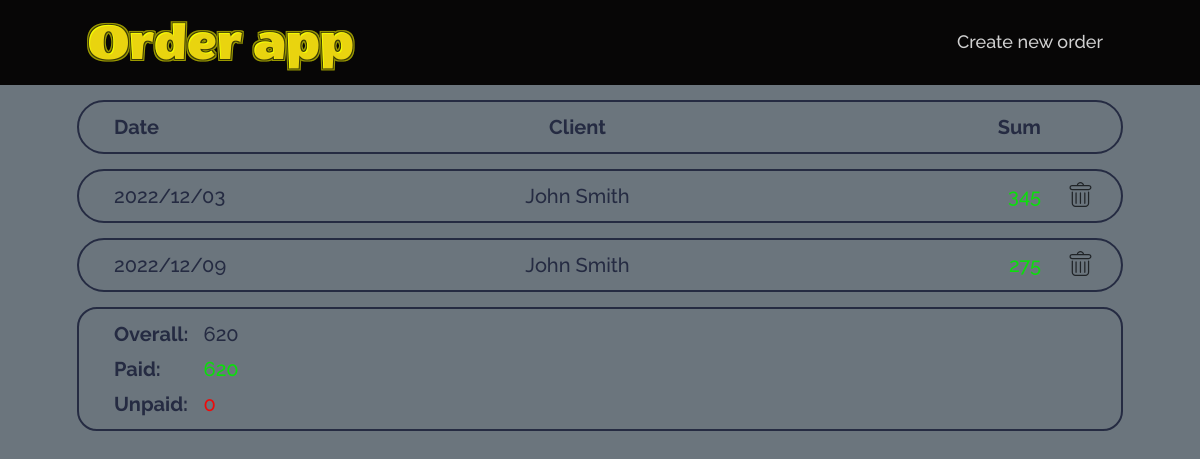
Page /index.php?id=1 on the committed database.
### tables this page shows
CREATE TABLE `order` (
  `id` int NOT NULL AUTO_INCREMENT,
  `date` datetime DEFAULT NULL,
  `description` text,
  `sum` double DEFAULT NULL,
  `paid` tinyint(1) DEFAULT NULL,
  `user_id` int DEFAULT NULL,
  PRIMARY KEY (`id`),
  KEY `order_user_id_fk` (`user_id`),
  CONSTRAINT `order_user_id_fk` FOREIGN KEY (`user_id`) REFERENCES `user` (`id`)
);

CREATE TABLE `user` (
  `id` int NOT NULL AUTO_INCREMENT,
  `name` text,
  `address` text,
  `phone` text,
  `client` tinyint(1) DEFAULT NULL,
  PRIMARY KEY (`id`)
);

### functions.php (called while the page is built, shortened)
<?php
require_once('connect.php');
function fetch_all_orders($id){
  global $db;
  if($id) {
    $query = "select o.id, o.date, o.sum, o.paid, o.user_id, u.name from `order` o join user u on o.user_id = u.id where o.user_id = '$id' ";
  } else {
    $query = 'select o.id, o.date, o.sum, o.paid, u.name from `order` o join user u on o.user_id = u.id order by o.date desc, o.id desc';
  }
  $res = mysqli_query($db, $query);
  return mysqli_fetch_all($res, MYSQLI_ASSOC);
}

### index.php (the view, shortened to what this page needs)
<?php require 'inc/header.php'?>
  <?php $orders = fetch_all_orders($_GET['id']); ?>
  <?php if(!empty($orders)): ?>
    <div class="main">
      <div class='orderItem orderItem--header'>
        <div class='orderItem__body orderItem__body--header'>
          <div class='orderItem__content'>
            <div class='orderItem__text orderItem__text--header'>Date</div>
            <div class='orderItem__text orderItem__text--header orderItem__text--client'>Client</div>
            <div class='orderItem__text orderItem__text--header orderItem__text--sum'>Sum</div>
          </div>
        </div>
      </div>
      <div class="orderList">
        <?php foreach($orders as $order): ?>
          <div class='orderItem' id="order_<?= $order['id'] ?>">
            <a href="order.php?id=<?= $order['id'] ?>"
               class="orderItem__link">
              <div class='orderItem__body'>
                <div class='orderItem__content'>
                  <div class='orderItem__text orderItem__text--date'><?= date('Y/m/d', strtotime($order['date'])) ?></div>
                  <div class='orderItem__text orderItem__text--client'><?= $order['name'] ?></div>
                  <div class='orderItem__text orderItem__text--sum <?= $order['paid'] ? 'orderItem__text--paid' : 'orderItem__text--unpaid' ?>'>
                    <?= $order['sum'] ?></div>
                </div>
              </div>
            </a>
            <div class="orderItem__delete">
              <form method="post" onsubmit="event.preventDefault(); deleteOrder(<?= $order['id'] ?>);">
                <input type="image"
                       src='img/trash.svg'
                       class="orderItem__delete--input">
              </form>
            </div>
          </div>
        <?php endforeach; ?>
      </div>
      <?php if($_GET['id']): ?>
        <?php
          $overall = 0;
          $paid = 0;
          $unpaid = 0;
          foreach ($orders as $order){
            $overall += (int)$order['sum'];
            $paid += $order['paid'] ? (int)$order['sum'] : 0;
            $unpaid += !$order['paid'] ? (int)$order['sum'] : 0;
          }
        ?>
        <div class='card card__statistics'>
          <div class='card__body'>
            <div class='card__content'>
              <div class="card__column card__column--header">
                <div class='card__text'>Overall:</div>
                <div class='card__text'>Paid:</div>
                <div class='card__text'>Unpaid:</div>
              </div>
              <div class="card__column">
                <div class='card__text'><?= $overall ?></div>
                <div class='card__text card__text--paid'><?= $paid ?></div>
                <div class='card__text card__text--unpaid'><?= $unpaid ?></div>
              </div>
            </div>
          </div>
        </div>
      <?php endif; ?>
    <?php endif; ?>
    </div>
<?php require 'inc/footer.php'?>

### css/styles.css (style rules this page uses)
a { text-decoration: none; }
html, body { height: 100%; line-height: 1; font-size: 18px; font-weight: 500; color: #252B42; background: #6B757D; font-family: 'Raleway', sans-serif; }
.orderList > *:not(:last-child) { margin: 0 0 15px 0; }
.orderItem { position: relative; border: 2px solid #252B42; border-radius: 50px; }
.orderItem--header { position: fixed; top: 100px; max-width: 1046px; width: 100%; background: rgba(107, 117, 125, 1); z-index: 4; }
.orderList { margin-top: 69px; }
.orderItem__link { color: inherit; text-decoration: inherit; }
.orderItem__body { position: relative; display: flex; justify-content: space-between; align-items: center; padding: 15px; z-index: 1; }
.orderItem__text.orderItem__text--header { font-weight: 700; }
.orderItem__content { flex: auto; display: flex; justify-content: space-between; align-items: center; margin: 0 65px 0 20px; }
.orderItem__content .orderItem__text:nth-child(2) { text-align: center; }
.orderItem__content .orderItem__text:nth-child(3) { text-align: right; }
.orderItem__text { font-weight: 500; font-size: 20px; flex: 1 1 33.333%; }
.orderItem__text.orderItem__text--paid { color: #0ae00a; }
.orderItem__delete { position: absolute; top: 0; left: 0; width: 100%; height: 100%; display: flex; align-items: center; justify-content: end; }
.orderItem__delete--input { position: relative; width: 25px; filter: invert(10%) sepia(18%) saturate(405%) hue-rotate(169deg) brightness(102%) contrast(92%); box-sizing: content-box; padding: 8px; margin-right: 20px; z-index: 2; }
.card { border: 2px solid #252B42; border-radius: 20px; }
.card__body { padding: 15px; }
.card__content { display: flex; margin: 0 0 0 20px; }
.card__column--header .card__text { font-weight: 700; }
.card__column:not(:last-child) { margin-right: 15px; }
.card__column > *:not(:last-child) { margin-bottom: 15px; }
.card__text { font-weight: 500; font-size: 20px; }
.card__text.card__text--paid { color: #0ae00a; }
.card__text.card__text--unpaid { color: #ef0a0a; }
.card__statistics { margin-top: 15px; }

### rows in the picture
order: date "2022/12/03", user.name "John Smith", sum "345"
order: date "2022/12/09", user.name "John Smith", sum "275"

### other values in the picture
$overall "620"
$paid "620"
$unpaid "0"
